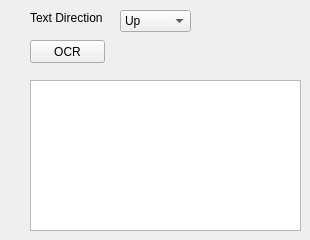
    <widget class="QWidget" name="tabOCR">
     <attribute name="title">
      <string>OCR</string>
     </attribute>
     <widget class="QPushButton" name="ocrBtn">
      <property name="geometry">
       <rect>
        <x>30</x>
        <y>40</y>
        <width>75</width>
        <height>23</height>
       </rect>
      </property>
      <property name="text">
       <string>OCR</string>
      </property>
     </widget>
     <widget class="QTextEdit" name="textEditOcrResult">
      <property name="geometry">
       <rect>
        <x>30</x>
        <y>80</y>
        <width>271</width>
        <height>151</height>
       </rect>
      </property>
      <property name="readOnly">
       <bool>true</bool>
      </property>
     </widget>
     <widget class="QComboBox" name="comboBoxOcrTextDirection">
      <property name="geometry">
       <rect>
        <x>120</x>
        <y>10</y>
        <width>71</width>
        <height>22</height>
       </rect>
      </property>
      <item>
       <property name="text">
        <string>Up</string>
       </property>
      </item>
      <item>
       <property name="text">
        <string>Down</string>
       </property>
      </item>
      <item>
       <property name="text">
        <string>Left</string>
       </property>
      </item>
      <item>
       <property name="text">
        <string>Right</string>
       </property>
      </item>
     </widget>
     <widget class="QLabel" name="labelOcrTextDirection">
      <property name="geometry">
       <rect>
        <x>30</x>
        <y>10</y>
        <width>81</width>
        <height>16</height>
       </rect>
      </property>
      <property name="text">
       <string>Text Direction</string>
      </property>
     </widget>
    </widget>
